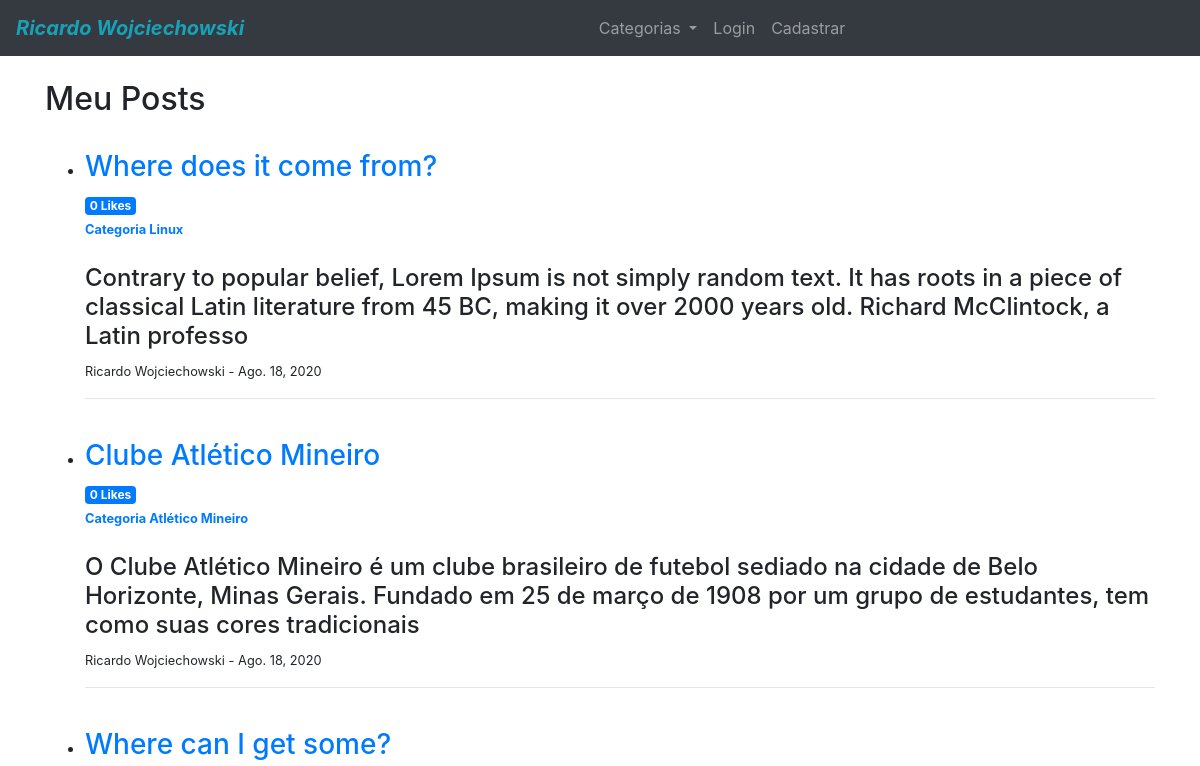
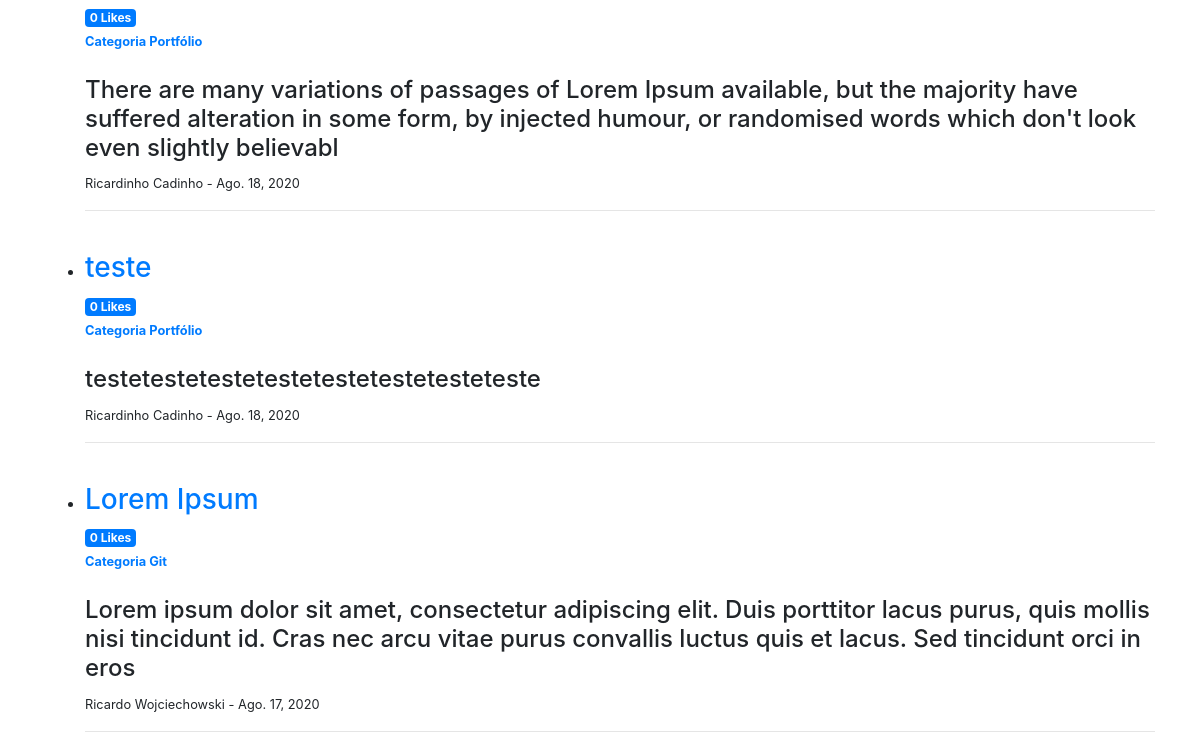
The app's page / (upper part), older data (2 pictures, top to bottom).
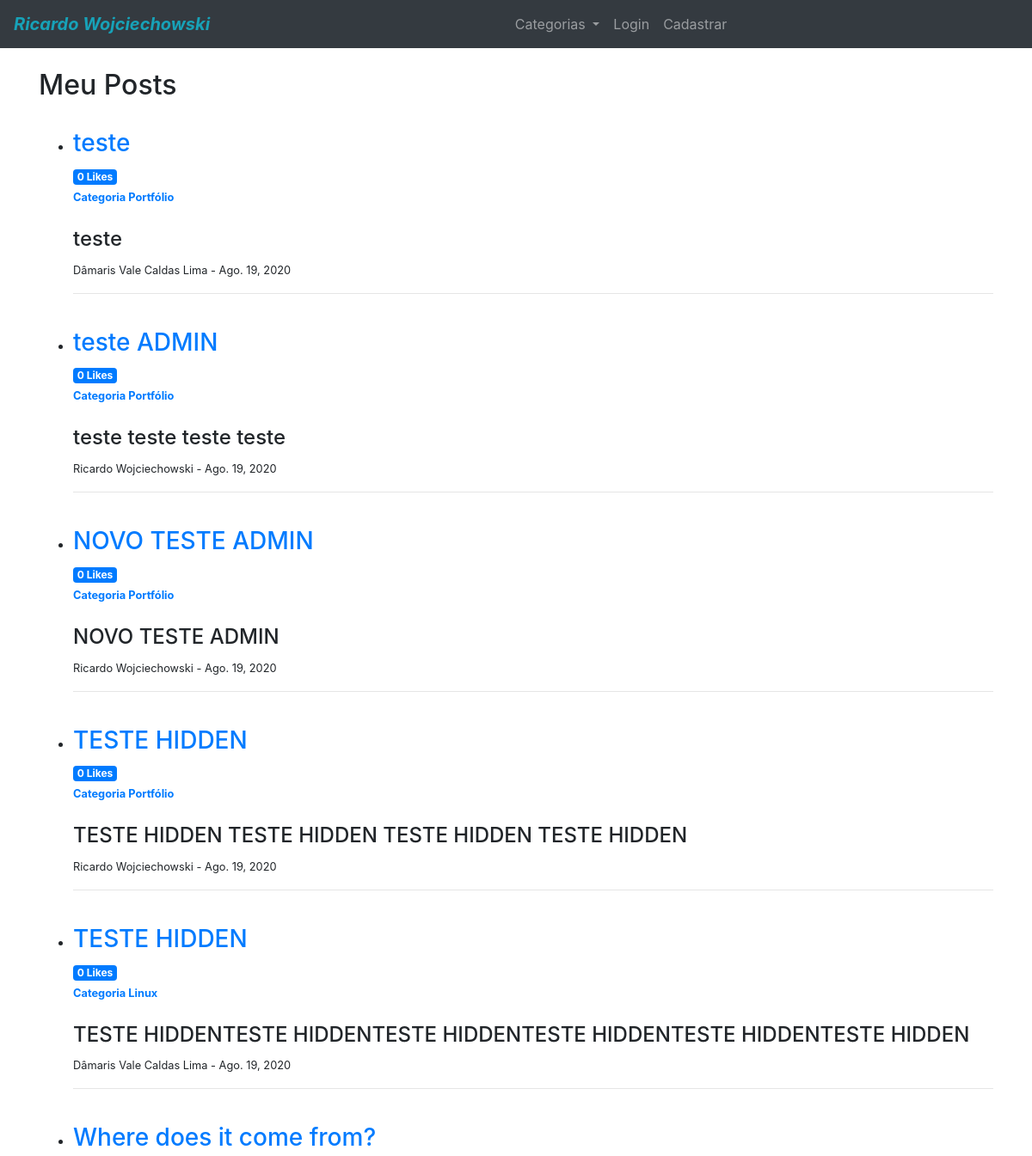
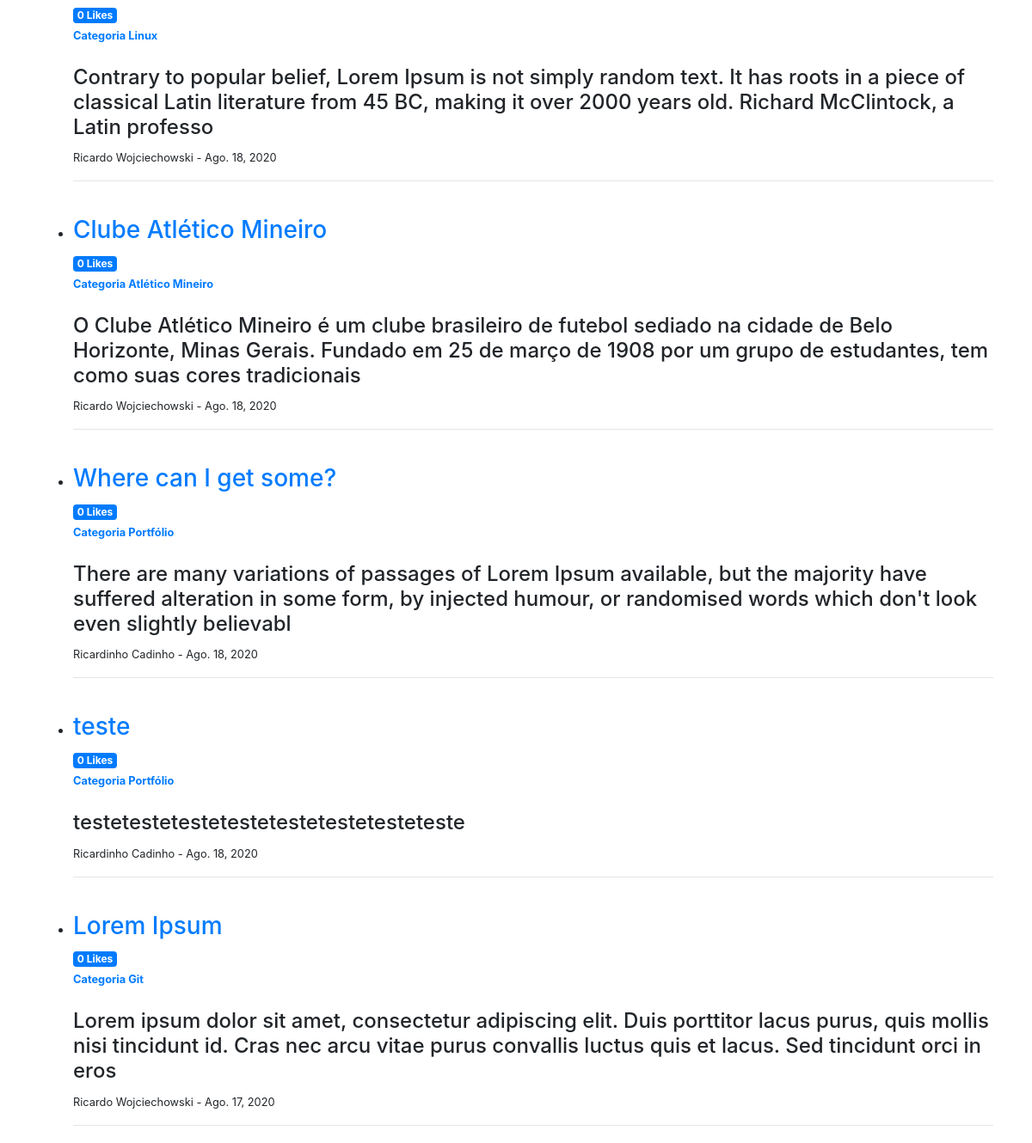
The same page, newer data (2 pictures, top to bottom).
### blog/models.py (models this page shows, shortened)
class Post(models.Model):
    title = models.CharField(max_length=255)
    author = models.ForeignKey(User, on_delete=models.CASCADE)
    body = models.TextField()
    post_date = models.DateField(auto_now_add=True)
    category = models.CharField(max_length=255, default='sem categoria')
    likes = models.ManyToManyField(User, related_name='blog_posts')
    def total_likes(self):
        return self.likes.count()

### blog/views.py (the view)
# urls.py: path('', HomeView.as_view(), name="home"),
class HomeView(ListView):
    model = Post
    template_name = 'home.html'
    ordering = ['-post_date']
    def get_context_data(self, *args, **kwargs):
        categories_menu = Category.objects.all()
        context = super(HomeView, self).get_context_data(*args, **kwargs)
        context["categories_menu"] = categories_menu
        return context

### blog/models.py (called while the page is built)
    def __str__(self):
        return self.name

### templates/home.html
{% extends 'base.html' %}
{% block content %}
<h2>Meu Posts</h2>
<ul>
    {% for post in object_list %}
        <br>
        <li>
            <h3><a href="{% url 'article-detail' post.pk %}">{{ post.title }}</a></h3>
            <small class="badge badge-primary">{{ post.total_likes }} Likes</small>
            <br>
            <small><a href="{% url 'category' post.category %}"><b>Categoria {{ post.category }}</b></a></small>
            <br><br>
            <h4>{{ post.body | slice:":200" }}</h4>
            <p><small>{{ post.author.first_name }} {{ post.author.last_name }} - {{ post.post_date }}</small></p>
        </li>
        <hr>
    {% endfor %}
</ul>
{% endblock %}

Row changes from the older to the newer data that the page shows:
added Post: title "teste", total_likes "0", category "Portfólio", body "teste", author.first_name "Dâmaris", author.last_name "Vale Caldas Lima", post_date "Ago. 19, 2020"
added Post: title "teste ADMIN", total_likes "0", category "Portfólio", body "teste teste teste teste", author.first_name "Ricardo", author.last_name "Wojciechowski", post_date "Ago. 19, 2020"
added Post: title "NOVO TESTE ADMIN", total_likes "0", category "Portfólio", body "NOVO TESTE ADMIN", author.first_name "Ricardo", author.last_name "Wojciechowski", post_date "Ago. 19, 2020"
added Post: title "TESTE HIDDEN", total_likes "0", category "Portfólio", body "TESTE HIDDEN TESTE HIDDEN TESTE HIDDEN TESTE HIDDEN", author.first_name "Ricardo", author.last_name "Wojciechowski", post_date "Ago. 19, 2020"
added Post: title "TESTE HIDDEN", total_likes "0", category "Linux", body "TESTE HIDDENTESTE HIDDENTESTE HIDDENTESTE HIDDENTESTE HIDDENTESTE HIDDEN", author.first_name "Dâmaris", author.last_name "Vale Caldas Lima", post_date "Ago. 19, 2020"
